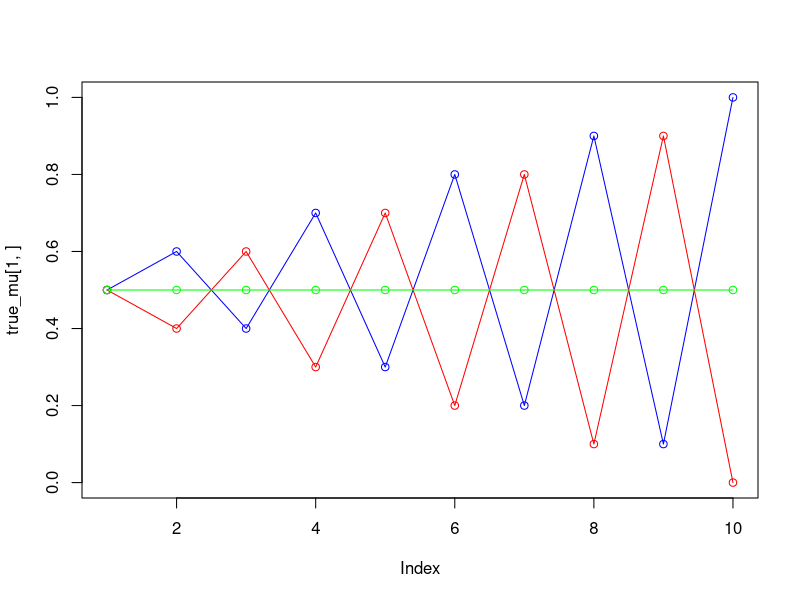
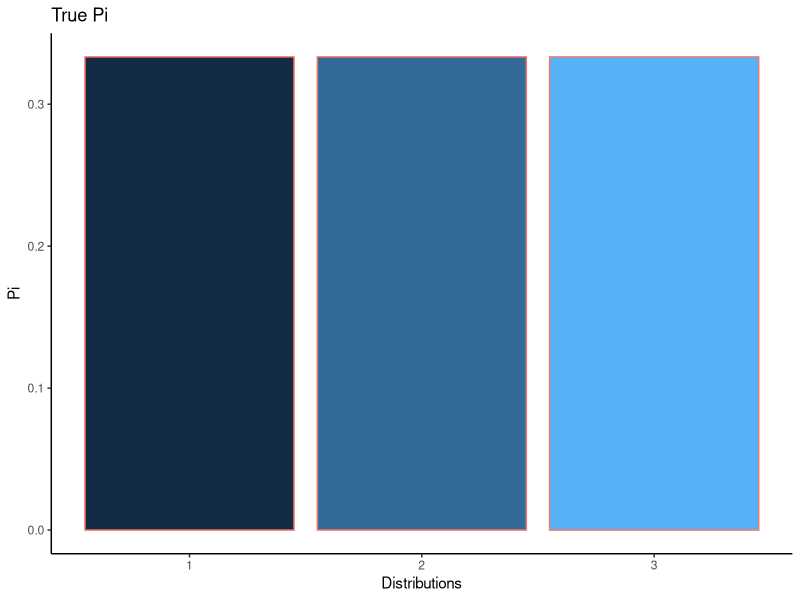
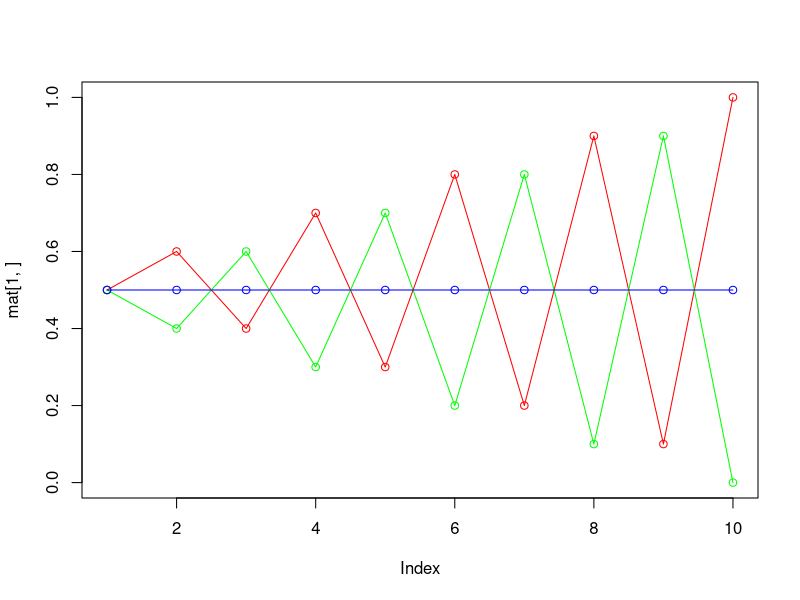
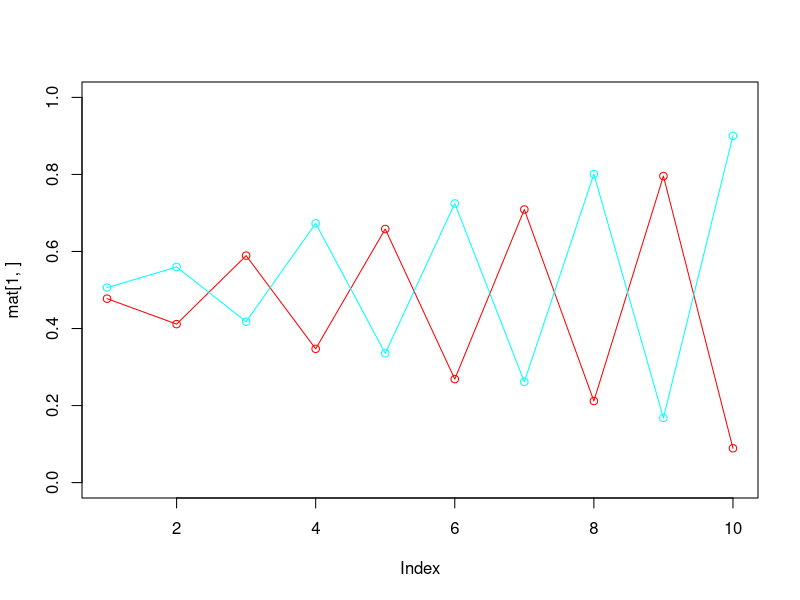
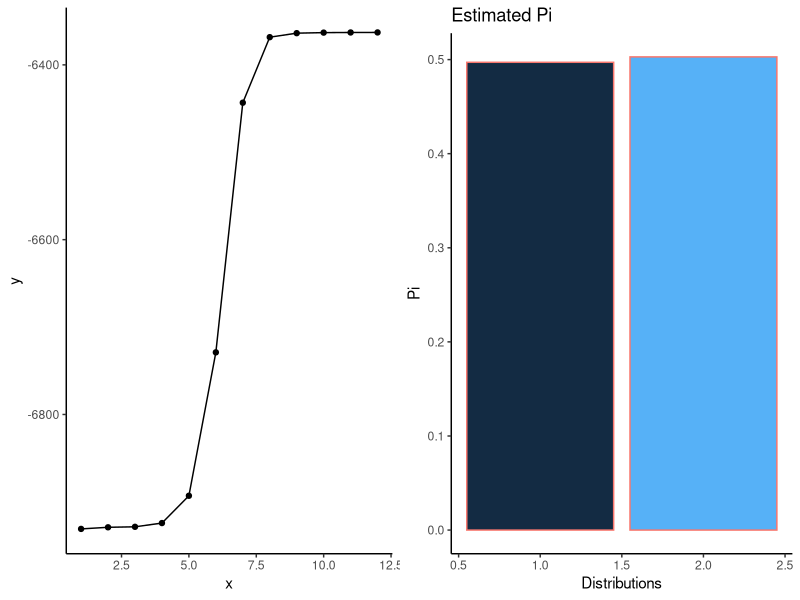
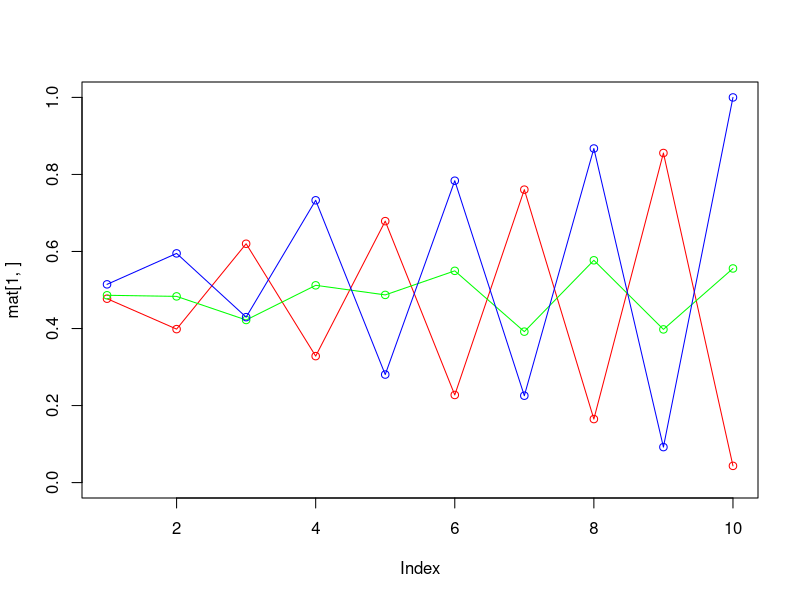
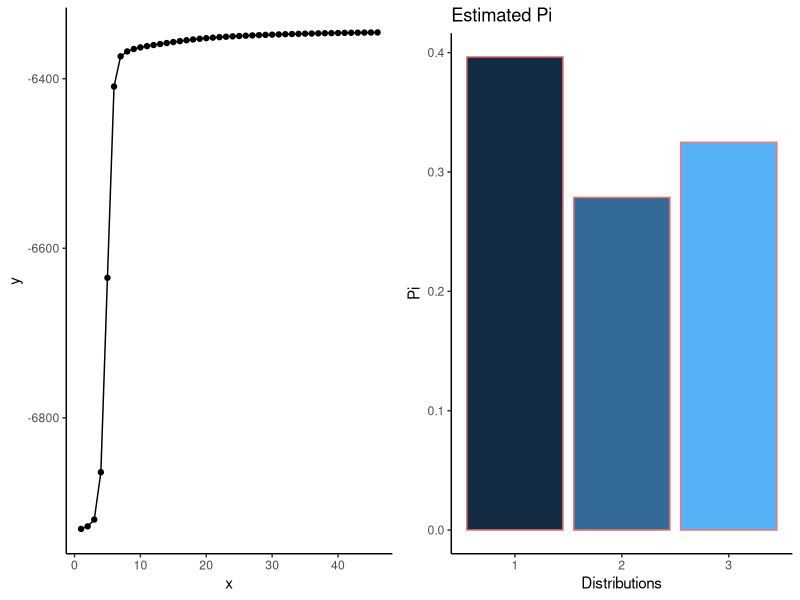
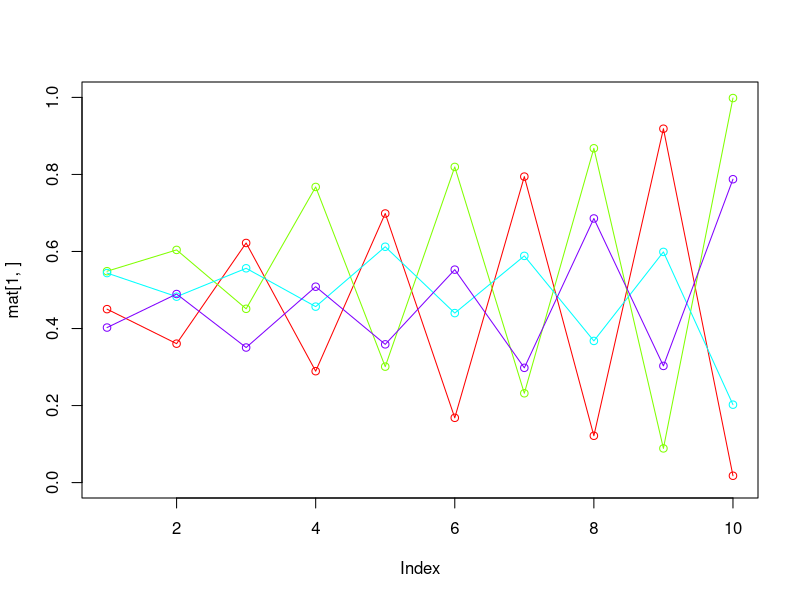

These figures' R source, in order:
## ---- chunk 1
knitr::opts_chunk$set(echo = FALSE, warning = FALSE, message = FALSE, 
                      out.width = "100%")
library(ggplot2)
library(gridExtra)
## ---- chunk 2
# Function for the plot of estimated pi 
pi_plot <- function(df) {
  ggplot(df) +
    theme_classic() +
    geom_col(aes(x = x, y = y, fill = x, color = "white")) +
    labs(title = "Estimated Pi", x = "Distributions", y = "Pi" ) +
    theme(legend.position = "none")
}

# Function for the plot of estimated mu 
mu_plot <- function(mat) {
  my_rainbow <- rainbow(n = nrow(mat))
  mu_plot <- plot(mat[1,], type = "o", col = my_rainbow[1], ylim = c(0, 1))
  for (i in 2:nrow(mat)) {  
    points(mat[i,], type = "o", col = my_rainbow[i])
  }
}

set.seed(1234567890)

max_it <- 100                                                                             # max number of EM iterations
min_change <- 0.1                                  # min change in log likelihood between two consecutive EM iterations
N <- 1000                                                                                 # number of training points
D <- 10                                                                                   # number of dimensions
x <- matrix(nrow = N, ncol = D)                                                           # training data

true_pi <- vector(length = 3)                                                             # true mixing coefficients
true_mu <- matrix(nrow = 3, ncol = D)                                                     # true conditional distributions
true_pi = c(1/3, 1/3, 1/3)
true_mu[1,] <- c(0.5, 0.6, 0.4, 0.7, 0.3, 0.8, 0.2, 0.9, 0.1, 1)
true_mu[2,] <- c(0.5, 0.4, 0.6, 0.3, 0.7, 0.2, 0.8, 0.1, 0.9, 0)
true_mu[3,] <- c(0.5, 0.5, 0.5, 0.5, 0.5, 0.5, 0.5, 0.5, 0.5, 0.5)
plot(true_mu[1,], type = "o", col = "blue", ylim = c(0, 1))
points(true_mu[2,], type = "o", col = "red")
points(true_mu[3,], type = "o", col = "green")

# Plot for true_pi and true_mu
df <- data.frame(x = c(1:3), y = true_pi)
ggplot(df) +
  theme_classic() +
  geom_col(aes(x = x, y = y, fill = x, color = "white")) +
  labs(title = "True Pi", x = "Distributions", y = "Pi" ) +
  theme(legend.position = "none")
mu_plot(true_mu)

# Producing the training data
for(n in 1:N) {
  k <- sample(1:3, 1, prob = true_pi)
  for(d in 1:D) {
    x[n, d] <- rbinom(1, 1, true_mu[k, d])
  }
}

# Function for EM algorithm 
# Input K = number of components 
# output plots for best estimated pi, mu and max likelihood
EM_algorithm = function(K){
z <- matrix(nrow = N, ncol = K)                                                          # fractional component assignments
pi <- vector(length = K)                                                                 # mixing coefficients
mu <- matrix(nrow = K, ncol = D)                                                         # conditional distributions
llik <- vector(length = max_it)                                                          # log likelihood of the EM iterations

# Random initialization of the parameters
pi <- runif(K, 0.49, 0.51)
pi <- pi / sum(pi)
for(k in 1:K) {
  mu[k,] <- runif(D, 0.49, 0.51)
}
pi
mu

for(it in 1:max_it) {
  Sys.sleep(0.5)
  # E-step: Computation of the fractional component assignments
  # Loop for all observations 
  for (i in 1:N) {
    temp_z <- c()
    
    # Loop for all components
    for (k in 1:K) {
      
      # Calculate Bernoulli prob
      temp_mu <- mu[k,]^x[i,]
      temp_mu2 <- (1 - mu[k,])^(1 - x[i,])
      temp_z <- c(temp_z, prod(temp_mu, temp_mu2))
      
    }
    z[i,] <- (pi*temp_z) / sum(pi*temp_z) 
  } 
  
  # Maximum likelihood
  # Probability  for each Bernoulli
  p_mu <- exp(x %*% t(log(mu)) + (1-x) %*% t(log(1 - mu)))
  
  # Convert pi vector to a matrix
  ml_pi <- matrix(pi, nrow = 1000, ncol = K, byrow = TRUE)
  
  # Calculate max likelihood 
  llik[it] <- sum(log(rowSums(p_mu * ml_pi)))
  
  # Print log likelihood for every iteration
  #cat("iteration: ", it, "log likelihood: ", llik[it], "\n")
  #flush.console() 
  
  # Stop if log likelihood has not changed significantly
  if (llik[it] - llik[it - 1] < min_change && it > 2) {
    break()
  }
  
  # M-step: ML parameter estimation from the data and fractional component assignments
  prob <- c(colSums(z))
  pi <- prob / N
  mu <- (t(z) %*% x) / prob
}

# Plot for estimated mu
mu_plot(mu)

# Plot for maximum likelihood
likelihood <- data.frame(x = 1:it, y = llik[1:it])
likelihood_plot <- ggplot(likelihood, aes(x = x, y = y)) +
                   theme_classic() +
                   geom_line() +
                   geom_point() 


# Bar plot for estimated pi
df_pi <- data.frame(x = c(1:K), y = pi)
plot_pi <- pi_plot(df = df_pi)

grid.arrange(likelihood_plot, plot_pi, ncol = 2)

}

EM_algorithm(2)
EM_algorithm(3)
EM_algorithm(4)

